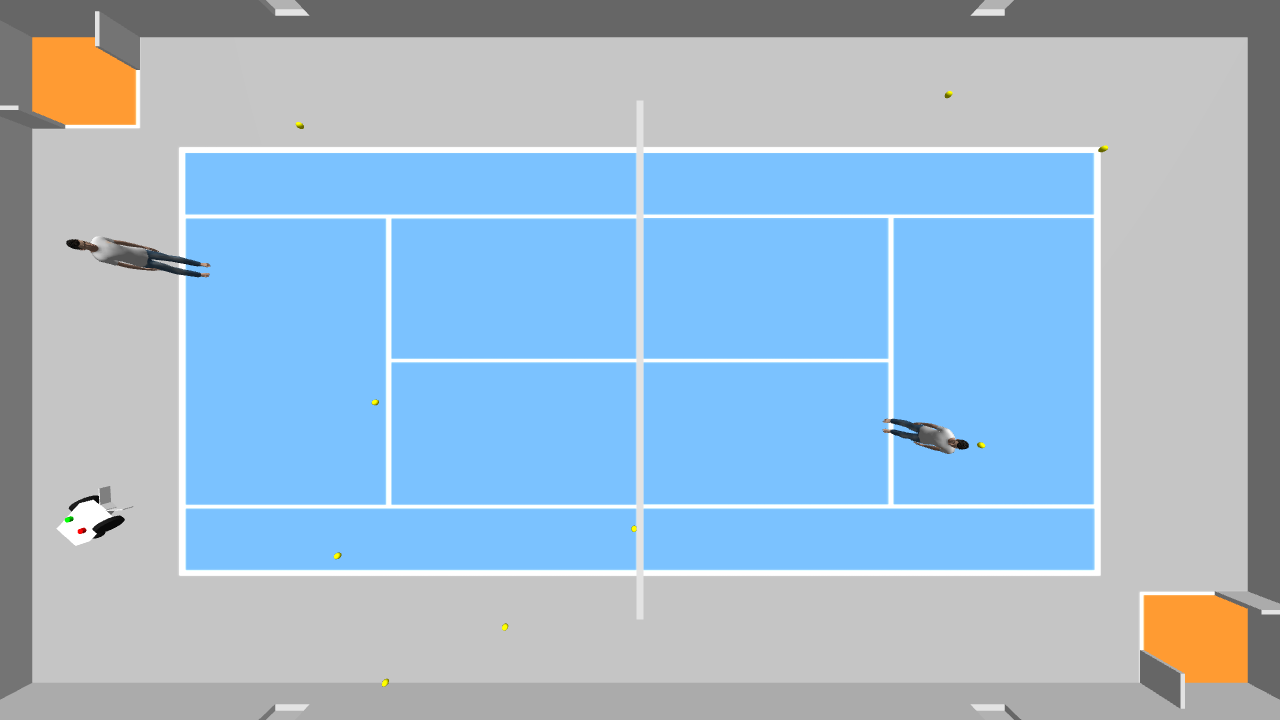
#> input picture player_localization/images/img_0.png, 1280 x 720 px
$ python test.py
#> lines starting #> are read from the running program, lines starting #| are printed output that depends on the picture
#!/usr/bin/python
# -*- coding: utf-8 -*-

import cv2
import sys
import numpy as np


# Output Image to display
img = cv2.imread("img_0.png")
#> img is the input picture: shape (720, 1280, 3); mean B, G, R 208.4, 186.4, 160.2

output = img[:, 0:640]
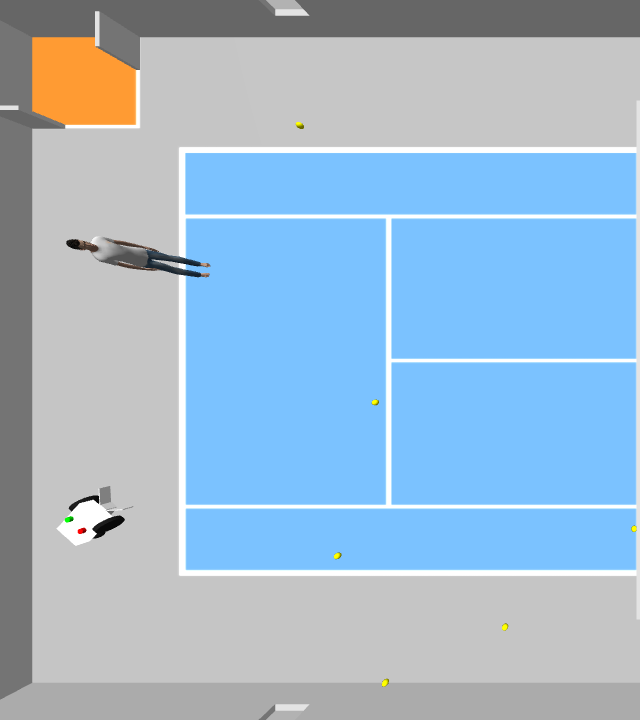
#> output: shape (720, 640, 3); mean B, G, R 208.7, 186.6, 160.3

cv2.imshow('image',output)

cv2.waitKey(0)
